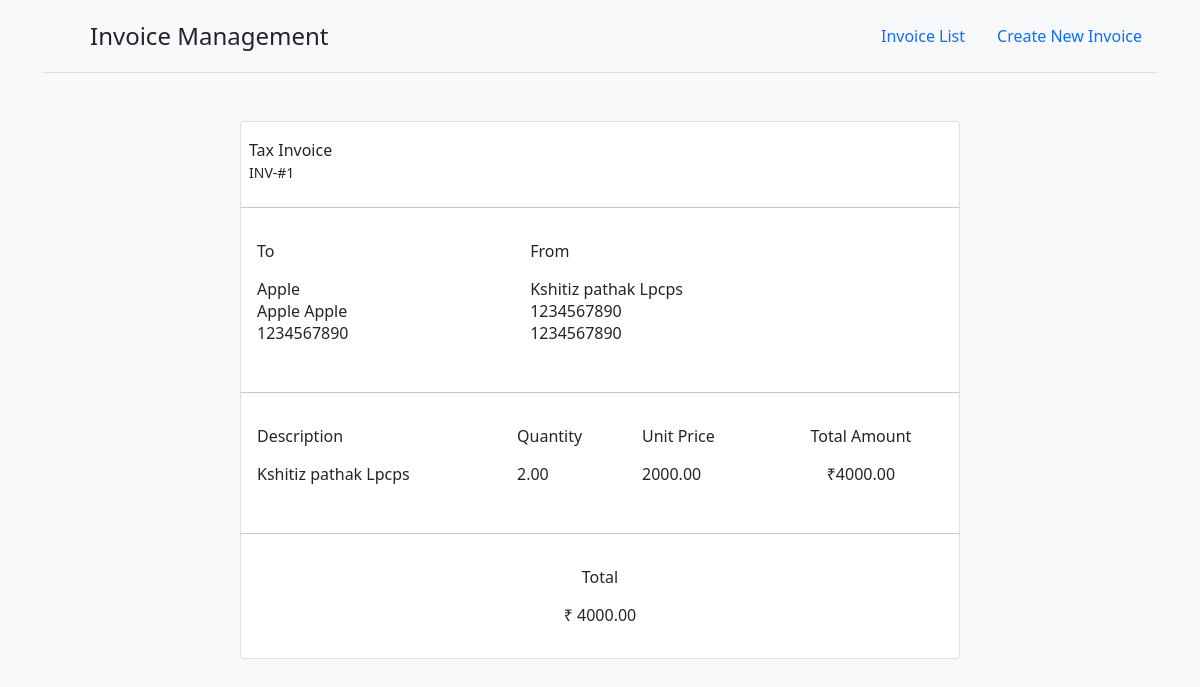
/1/, run on the app's committed database.
### invoice/models.py (models this page shows, shortened)
class Invoice(models.Model):
    invoice_date = models.DateField(default=date.today)
    seller_name = models.CharField("Seller Name", max_length=100)
    seller_address = models.CharField("Seller Addresss", max_length=200)
    seller_mobile = models.BigIntegerField(("Seller Mobile"))
    buyer_name = models.CharField(("Buyer Name"), max_length=50)
    buyer_address = models.CharField(("Buyer Address"), max_length=200)
    buyer_mobile = models.BigIntegerField(("Buyer Mobile"))
    def total(self):
        total = Decimal('0.00')
        for item in self.items.all():
            total = total + item.total()
        return total
    class Meta:
        ordering = ('-invoice_date', 'id')

class Item(models.Model):
    invoice = models.ForeignKey(Invoice, related_name='items', unique=False, on_delete=models.CASCADE)
    description = models.CharField("Item Name",max_length=100)
    unit_price = models.DecimalField(max_digits=16, decimal_places=2)
    quantity = models.DecimalField(max_digits=8, decimal_places=2, default=1)
    def total(self):
        total = Decimal(str(self.unit_price * self.quantity))
        return total.quantize(Decimal('0.01'))

### invoice/views.py (the view)
# urls.py: path('<int:pk>/', views.DetailView.as_view(), name='detail'),
class DetailView(generic.DetailView):
    model = Invoice
    template_name = 'detail.html'

### invoice/templates/detail.html (shortened to what this page needs)
{% extends "base_template.html" %}
{% block content %}
<div class="container mt-5 mb-3">
    <div class="row d-flex justify-content-center">
        <div class="col-md-8">
            <div class="card">
                <div class="d-flex flex-row p-2 mt-2">
                    <div class="d-flex flex-column">
                        <span class="font-weight-bold">Tax Invoice</span>
                        <small>INV-#{{invoice.id}}</small>
                    </div>
                </div>
                <hr>
                <div class="table-responsive p-2">
                    <table class="table table-borderless">
                        <tbody>
                            <tr class="add">
                                <td>To</td>
                                <td>From</td>
                            </tr>
                            <tr class="content">
                                <td class="font-weight-bold">{{invoice.seller_name}} <br>{{invoice.seller_address}} <br>{{invoice.seller_mobile}}</td>
                                <td class="font-weight-bold">{{invoice.buyer_name}} <br>{{invoice.buyer_address}} <br>{{invoice.buyer_mobile}}</td>
                            </tr>
                        </tbody>
                    </table>
                </div>
                <hr>
                <div class="products p-2">
                    <table class="table table-borderless">
                        <tbody>
                            <tr class="add">
                                <td>Description</td>
                                <td>Quantity</td>
                                <td>Unit Price</td>
                                <td class="text-center">Total Amount</td>
                            </tr>
                            {% for item in invoice.items.all %}
                            <tr class="content">
                                <td>{{item.description}}</td>
                                <td>{{item.quantity}}</td>
                                <td>{{item.unit_price}}</td>
                                <td class="text-center">₹{{item.total}}</td>
                            </tr>
                            {% endfor %}
                        </tbody>
                    </table>
                </div>
                <hr>
                <div class="products p-2">
                    <table class="table table-borderless">
                        <tbody>
                            <tr class="add">
                                <td class="text-center">Total</td>
                            </tr>
                            <tr class="content">
                                <td class="text-center">₹ {{invoice.total}}</td>
                            </tr>
                        </tbody>
                    </table>
                </div>
            </div>
        </div>
    </div>
</div>
{% endblock content %}

### invoice/templates/base_template.html (shortened to what this page needs)
<html>
  <head>
    <link
      href="https://cdn.jsdelivr.net/npm/bootstrap@5.1.3/dist/css/bootstrap.min.css"
      rel="stylesheet"
    />
    <link
      rel="stylesheet"
      href="https://maxcdn.bootstrapcdn.com/font-awesome/4.5.0/css/font-awesome.min.css"
    />
  </head>
  <body class="bg-light">
    <div class="container">
      <header class="d-flex flex-wrap justify-content-center py-3 mb-4 border-bottom">
        <a href="/" class="d-flex align-items-center mb-3 mb-md-0 me-md-auto text-dark text-decoration-none">
          <svg class="bi me-2" width="40" height="32"><use xlink:href="/"/></svg>
          <span class="fs-4">Invoice Management</span>
        </a>
        <ul class="nav nav-pills">
          <li class="nav-item"><a href="/" class="nav-link" aria-current="page">Invoice List</a></li>
          <li class="nav-item"><a href="/create/" class="nav-link">Create New Invoice</a></li>
        </ul>
      </header>
    </div>
    <div class="container">{% block content %}{% endblock content %}</div>
  </body>
</html>

### data on the page
Invoice: id "1", seller_name "Apple", seller_address "Apple Apple", seller_mobile "1234567890", buyer_name "Kshitiz pathak Lpcps", buyer_address "1234567890", buyer_mobile "1234567890", total "4000.00"
Item: description "Kshitiz pathak Lpcps", quantity "2.00", unit_price "2000.00", total "4000.00"
